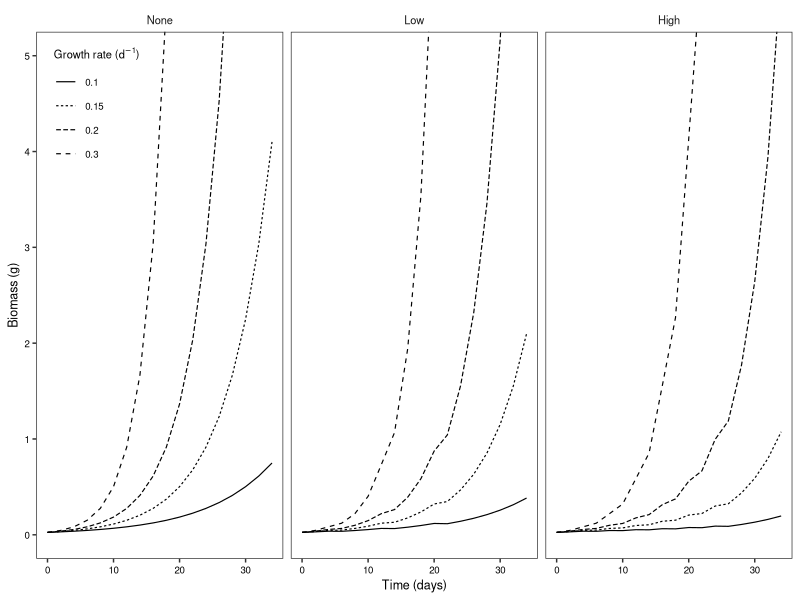
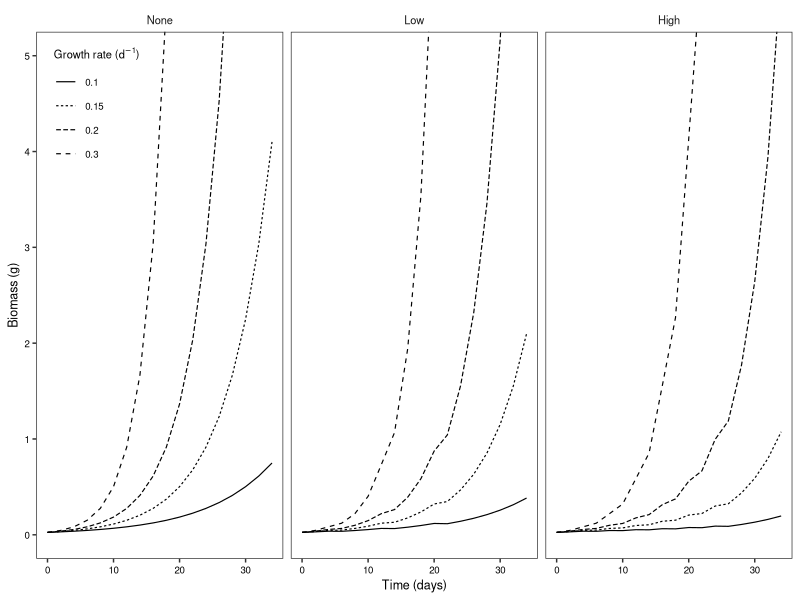

Source code (R) for these figures, in order:
##############Part 0: General info########################################
###############Section 1: Location & info#################################
setwd(choose.dir()) # Might not work (bug), use CTRL + SHIFT + H
#Remarks: Last successful run: 30/01/2020; Last changes: 30/01/2020
###############Section 2: Packages########################################
# install.packages('reshape2') #For melting dataframes into 'long' mode
# install.packages('ggplot2') # For plotting
###############Section 3: Libraries#######################################
library(reshape2)
library(ggplot2)
###############Section 4: Global variables################################
s.data <- '../Data/'
s.figs <- '../Figures/'
###############Section 5: Plot and save###################################
b.plot <- T; b.save <- T

##############Part 1: Temporal trend biomass##############################
###############Section 1: In- and output##################################
v.out <- v.in <- c('None', 'Low', 'High')
df.out <- df.in <- c()
r.out <- 0.2
r.in <- 0.05
r.grow <- c(0.10, 0.15, 0.20, 0.30)

###############Section 2: Simulation data#################################
################Action dataframes#########################################
for (i in c(1:length(v.out))){
  if(v.out[i] == 'High'){ v.f <- rep(c(0, 1, 0, 1), 3) }
  else if(v.out[i] == 'Low'){ v.f <- rep(c(0, 1, 0, 0), 3) }
  else if(v.out[i] == 'None'){ v.f <- rep(c(0, 0, 0, 0), 3) }
  else { message('Code not known') }
  v.g <- c(0, 0, v.f, 0, 0, 0, 0) # Includes days without any action before and after cycles
  df.out <- rbind(df.out, c(v.in[1], v.out[i], v.g))
  df.out <- rbind(df.out, c(v.in[2], v.out[i], v.g))
  df.out <- rbind(df.out, c(v.in[3], v.out[i], v.g))
}
df.out <- as.data.frame(df.out)
names(df.out) <- c('In', 'Out', seq(0, 34, 2))
df.out[, c(3:ncol(df.out))] <- apply(df.out[, c(3:ncol(df.out))], c(1, 2), as.numeric)

for (i in c(1:length(v.in))){
  if(v.in[i] == 'High'){ v.f <- rep(c(1, 0, 1, 0), 3) }
  else if(v.in[i] == 'Low'){ v.f <- rep(c(1, 0, 0, 0), 3) }
  else if(v.in[i] == 'None'){ v.f <- rep(c(0, 0, 0, 0), 3) }
  else { message('Code not known') }
  v.g <- c(0, 0, v.f, 0, 0, 0, 0) # Includes days without any action before and after cycles
  df.in <- rbind(df.in, c(v.in[i], v.out[1], v.g))
  df.in <- rbind(df.in, c(v.in[i], v.out[2], v.g))
  df.in <- rbind(df.in, c(v.in[i], v.out[3], v.g))
}
df.in <- as.data.frame(df.in)
names(df.in) <- c('In', 'Out', seq(0, 34, 2))
df.in[, c(3:ncol(df.in))] <- apply(df.in[, c(3:ncol(df.in))], c(1, 2), as.numeric)

################Simulations###############################################
lst.sim <- list()
for (i in c(1:length(r.grow))){
  df.info <- cbind.data.frame(expand.grid(v.in, v.out), r.grow[i])
  names(df.info) <- c('In', 'Out', 'RGR')
  
  df.sim <- cbind(df.info, data.frame(matrix(nrow = nrow(df.info), ncol = (ncol(df.in) - 2))))
  names(df.sim) <- c(names(df.info), names(df.in)[3:ncol(df.in)])
  df.sim$`0` <- 0.5 * 0.05
  
  for (j in c(1:nrow(df.sim))){
    for (k in c(which(names(df.sim) == 2):ncol(df.sim))){
      i.in <- which(df.in$In == df.sim$In[j] & df.in$Out == df.sim$Out[j])
      i.out <- which(df.out$In == df.sim$In[j] & df.out$Out == df.sim$Out[j])
      df.sim[j, k] <- exp(r.grow[i] * 2) * df.sim[j, k-1] - 
        df.out[i.out, which(names(df.out) == names(df.sim)[k])] * r.out * exp(r.grow[i] * 2) * df.sim[j, k-1]
    }
  }
  lst.sim[[i]] <- df.sim
}
df.sim <- do.call('rbind', lst.sim)

###############Section 3: Plotting and saving#############################
df.bm <- melt(df.sim, id.vars = names(df.sim)[c(1:3)], 
              measure.vars = names(df.sim)[which(names(df.sim) == 0):(ncol(df.sim))])
df.bm$variable <- as.numeric(as.character(df.bm$variable))
df.bm$In <- factor(df.bm$In, c('None', 'Low', 'High'))
df.bm$Out <- factor(df.bm$Out, c('None', 'Low', 'High'))
df.bm$RGR <- factor(df.bm$RGR)

if(b.plot){
  p.Trends <- ggplot(df.bm, aes(x = variable, y = value, group = RGR)) + 
    coord_cartesian(ylim = c(0, 5)) +
    geom_line(aes(linetype = RGR), size = 0.4) + 
    scale_x_continuous('Time (days)') + 
    scale_y_continuous('Biomass (g)') + 
    labs(linetype = expression(paste('Growth rate (', d^{-1}, ')', sep = ''))) + 
    facet_grid(.~Out) + 
    theme_bw() + 
    theme(panel.grid = element_blank(), 
          axis.text = element_text(colour = 'black', size = 7), 
          axis.title = element_text(size = 9), 
          strip.background = element_blank(), 
          strip.text = element_text(size = 8), 
          strip.placement = 'outside', 
          legend.background = element_blank(), 
          legend.position = c(0.08, 0.86), 
          legend.spacing.y = unit(0.4, 'mm'), 
          legend.text = element_text(size = 7), 
          legend.title = element_text(size = 8))
  plot(p.Trends)
  
  if(b.save){
    tiff(paste0(s.figs, 'F_SI_C9S3_SimulationsDifferentGrowthRate.tiff'), 
         units = 'mm', width = 160, height = 90, res = 300, pointsize = 7)
    plot(p.Trends)
    dev.off()
  }
}

###############Section 4: Variable removal################################
rm(i, p.Trends, v.in, v.out, df.out, df.in, r.in, r.out, v.f, v.g, df.sim, j, 
   i.in, i.out, df.bm)
